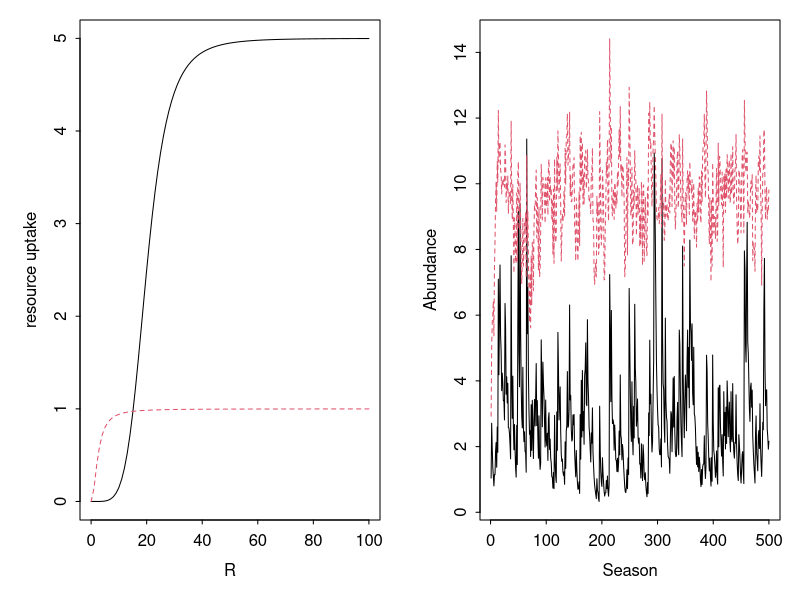

Write R code to recreate this figure.
##  Semi-discrete storage effect model of two species 
##  coexisting on one essential resource.                

##  Authors:  Andrew Tredennick, Peter Adler, and Fred Adler
##  Email:    atredenn@gmail.com
##  Date:     4.25.2016 -- Updated model to have most dynamics occur at the
##                         end of season, discrete time intervals


############################  MODEL DESCRIPTION  ##############################
# Species "split" themselves between a dormant, low-mortaility stage (D) and  #
# a higher mortality, high growth stage (N).                                  #
# The single resource is R.                                                   #
# There are two sources of variability: an environmental cue that drives the  #
# storage effect, and resource variability.                                   #
###############################################################################

# Clear the Workspace
rm(list=ls())


####
#### Initial Conditions, Global Variables, and Parameters ----------------------
####
seasons <- 500                   # number of seasons to simulate
seasons_to_exclude <- 20         # initial seasons to exclude from plots
days_to_track <- 20              # number of days to simulate in odSolve
DNR <- c(D=c(1,1),N=c(1,1),R=10) # initial conditions
Rmu <- 3                         # mean resource pulse (on log scale)
Rsd_annual <- 0.5                # std dev of resource pulses (on log scale)
sigE <- 0                        # environmental cue variance
rho <- 1                         # environmental cue correlation between species

# Within-season parameters
parms <- list(
  r = c(5,1),                    # max growth rate for each species
  a = c(5,2),                    # rate parameter for Hill function 
  b = c(20,2.5),                 # shape parameter for Hill function
  eps = c(0.2,0.2)               # resource-to-biomass efficiency
)

# End-of-season transition parameters
alpha1 <- 0.50                   # live-to-dormant biomass fraction; spp1
alpha2 <- 0.50                   # live-to-dormant biomass fraction; spp2
beta1 <- 0                       # adult survivorship; spp1 (0 if annual, >0 if perennial)
beta2 <- 0                       # adult survivorship; spp2 (0 if annual, >0 if perennial)
eta1 <- 0.1                      # dormant mortality; spp1
eta2 <- 0.1                      # dormant mortality; spp2
theta1 <- 0                      # resource recycling fraction; spp1
theta2 <- 0                      # resource recycling fraction; spp2
nu <- 0                          # resource carry-over fraction



####
#### Load relevant libraries ----------------------------------------
####
library('deSolve')
library('mvtnorm')



####
#### Model functions -------------------------------------------------
####
## Continuous model
updateNR <- function(t, NR, parms){
  with(as.list(c(NR, parms)), {
    dN1dt = N1*eps[1]*(uptake_R(r[1], R, a[1], b[1]))
    dN2dt = N2*eps[2]*(uptake_R(r[2], R, a[2], b[2]))
    dRdt = -1 * (dN1dt/eps[1] + dN2dt/eps[2])
    list(c(dN1dt, dN2dt, dRdt)) #output
  })
}

##  Resource uptake function (Hill function)
uptake_R <- function(r, R, a, b){
  return((r*R^a) / (b^a + R^a))
}

## Discrete model
update_DNR <- function(t,DNR,gammas,alpha1,alpha2,eta1,eta2,beta1,beta2,theta1,theta2,nu){
  with (as.list(DNR),{
    g1 <- gammas[1]
    g2 <- gammas[2]
    D1 <- alpha1*N1 + D1*(1-g1)*(1-eta1)
    D2 <- alpha2*N2 + D2*(1-g2)*(1-eta2)
    N1 <- beta1*(1-alpha1)*N1 + g1*(D1+(alpha1*N1))*(1-eta1)
    N2 <- beta2*(1-alpha2)*N2 + g2*(D2+(alpha2*N2))*(1-eta2)
    R <- theta1*(1-alpha1)*N1 + theta2*(1-alpha2)*N2 + nu*R + Rvector[t]
    return(c(D1, D2, N1, N2, R))
  })
}


####
#### Simulate model -----------------------------------------------------
####
days <- c(1:days_to_track)

# Get "germination" fractions for each year
getG <- function(sigE, rho, nTime){
  varcov <- matrix(c(sigE, rho*sigE, rho*sigE, sigE), 2, 2)
  e <- rmvnorm(n = nTime, mean = c(0,0), sigma = varcov)
  g <- exp(e) / (1+exp(e))
  return(g)
}

# Loop over seasons
nmsDNR <- names(DNR)
NR <- DNR[c("N1", "N2", "R")] 
nmsNR <- names(NR)
gVec <- getG(sigE = sigE, rho = rho, nTime = seasons)
Rvector <- rlnorm(seasons, Rmu, Rsd_annual)
saved_outs <- matrix(ncol=5, nrow=seasons)
ptm <- proc.time() # start time
for(season_now in 1:seasons){
  output <- ode(y = NR, times=days,
                func = updateNR, parms = parms)
  NR <- output[nrow(output),nmsNR]
  DNR <- c(DNR[c("D1","D2")], NR)
  saved_outs[season_now,] <- DNR
  names(DNR) <- nmsDNR
  DNR <- update_DNR(season_now, DNR, gVec[season_now,],
                    alpha1=alpha1,alpha2=alpha2,
                    eta1=eta1,eta2=eta2,
                    beta1=beta1,beta2=beta2,
                    theta1=theta1,theta2=theta2,nu=nu)
  names(DNR) <- nmsDNR
  NR <- DNR[c("N1", "N2", "R")] 
  names(NR) <- nmsNR
}
proc.time() - ptm



####
####  PLOTTING
####
par(mfrow=c(1,2),mar=c(4,4,1,1),tcl=-0.2,mgp=c(2,0.5,0))
R <- seq(0,100,1)
out_r <- matrix(ncol=2, nrow=length(R))
a <- parms$a
b <- parms$b
for(i in 1:nrow(out_r)){
  out_r[i,1] <- uptake_R(parms$r[1], R[i], a[1], b[1])
  out_r[i,2] <- uptake_R(parms$r[2], R[i], a[2], b[2])
}
matplot(R, out_r, type="l", ylab = "resource uptake")
cols2plot <- c(3,4) # references either dead (1,2) or alive (3,4) biomass
matplot(saved_outs[1:seasons,cols2plot], type="l", xlab="Season", ylab="Abundance")
# lines(rowSums(saved_outs[1:seasons,cols2plot]), type="l", col="blue", lwd=2)
